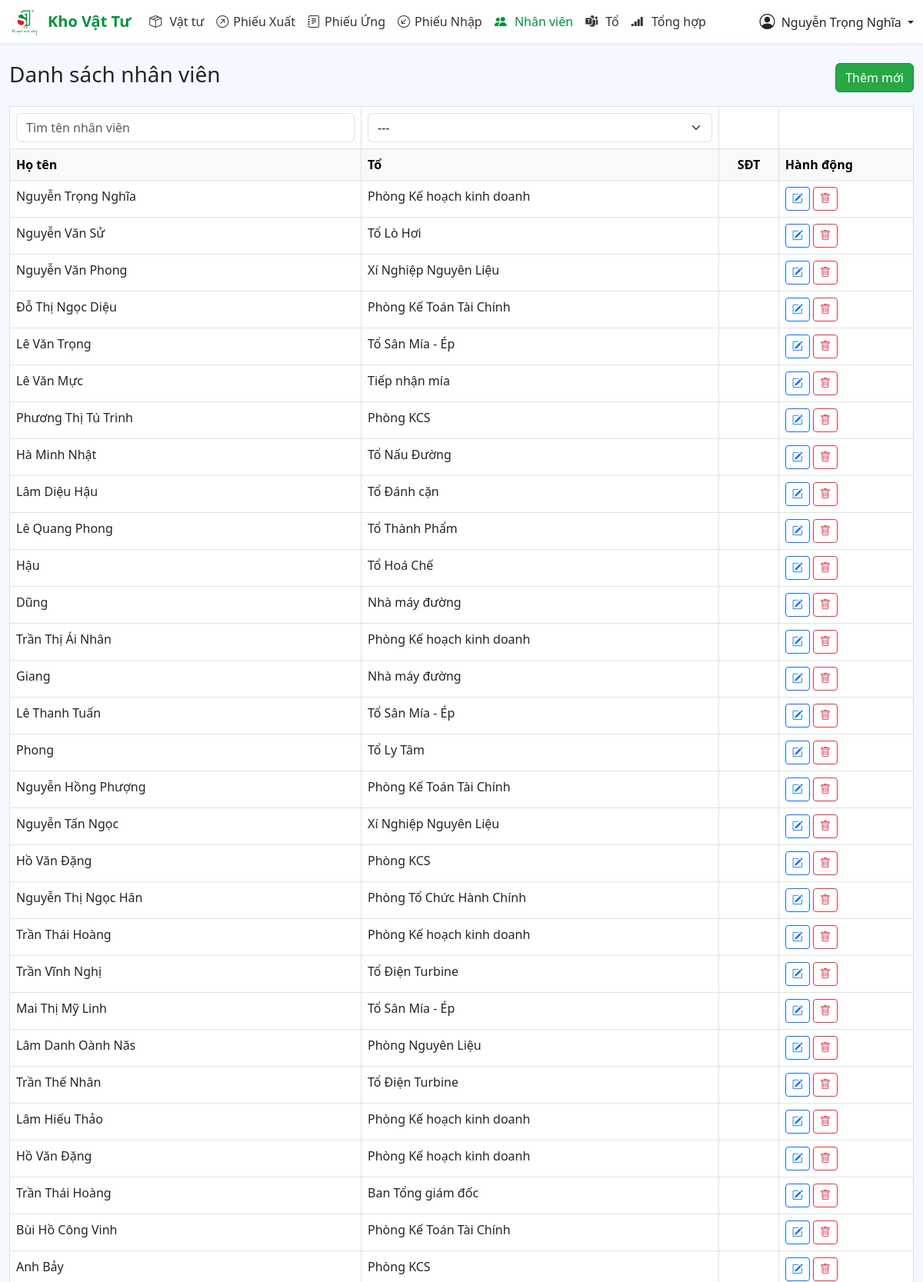
The page /?v=nhanvien (signed in, upper part) on the database its author committed.
### tables this page shows
CREATE TABLE `nhanvien` (
  `id` int(11) NOT NULL,
  `id_to` int(11) NOT NULL,
  `hoten` varchar(500) NOT NULL,
  `sdt` varchar(20) DEFAULT NULL
);

CREATE TABLE `to_nhanvien` (
  `id` int(11) NOT NULL,
  `tento` varchar(500) NOT NULL
);

### model/ham.php (called while the page is built, shortened)
<?php
    function getNameTo($conn, $id){
        $sql = "SELECT tento FROM to_nhanvien JOIN nhanvien ON to_nhanvien.id = nhanvien.id_to WHERE nhanvien.id = $id";
        $result = mysqli_fetch_array(mysqli_query($conn, $sql));
        return $result['tento'];
    }
?>

### view/nhanvien.php (the view, shortened to what this page needs)
<div class="d-flex flex-wrap justify-content-between align-items-center mb-3 d-none d-md-flex">
    <h3>Danh sách nhân viên</h3>
    <?php if ($_SESSION['quyen'] == 1) {
        ?>
    <a href="#" class="btn_add btn btn-success">Thêm mới</a>
    <?php } ?>
</div>
<div class="table-responsive">
    <table class="table table-bordered ">
        <thead>
            <tr>
                <th class="d-none d-md-table-cell"><input type="text" placeholder="Tìm tên nhân viên" id="tim_tennv" class="form-control"></th>
                <th>
                    <select id="tim_tonv" class="form-select">
                        <option value="0"> --- </option>
                    </select>
                </th>
                <th class="text-center"></th>
                <th></th>
            </tr>
        </thead>
        <thead class="table-light">
            <tr>
                <th>Họ tên</th>
                <th>Tổ</th>
                <th class="text-center">SĐT</th>
                <th>Hành động</th>
            </tr>
        </thead>
        <tbody id="bang_nv">
            <?php
            $sql = "SELECT * FROM nhanvien ORDER BY id DESC";
            $result = mysqli_query($conn, $sql);
            while ($row = mysqli_fetch_assoc($result)) {
            ?>
                <tr data-id="<?php echo $row['id'] ?>">
                    <td><?php echo $row['hoten'] ?></td>
                    <td class="d-none d-md-table-cell"><?php echo getNameTo($conn, $row['id']) ?></td>
                    <td class="d-none d-md-table-cell"><?php echo $row['sdt'] ?></td>
                    <td class="text-nowrap">
                        <?php
                        if ($_SESSION['quyen'] ==  1) {
                        ?>
                            <button data-id="<?php echo $row['id']; ?>" class="btn_edit_nv btn btn-sm btn-outline-primary" title="Chi tiết">
                                <i class="bi bi-pencil-square"></i>
                            </button>
                            <button data-id="<?php echo $row['id'] ?>" class="btn_remove btn btn-sm btn-outline-danger" title="Xóa">
                                <i class="bi bi-trash"></i>
                            </button>
                        <?php }
                        ?>
                    </td>
                </tr>
            <?php
            }
            ?>
        </tbody>
    </table>
</div>

### view/header.php (style rules this page uses)
body { background-color: #f5f9ff; }
.btn-success { background-color: #28a745; }

### view/nhanvien.php (style rules this page uses)
body { background-color: #f5f9ff; }

### rows shown on the page
nhanvien: hoten "Nguyễn Trọng Nghĩa", id.tento "Phòng Kế hoạch kinh doanh"
nhanvien: hoten "Nguyễn Văn Sử", id.tento "Tổ Lò Hơi"
nhanvien: hoten "Nguyễn Văn Phong", id.tento "Xí Nghiệp Nguyên Liệu"
nhanvien: hoten "Đỗ Thị Ngọc Diệu", id.tento "Phòng Kế Toán Tài Chính"
nhanvien: hoten "Lê Văn Trọng", id.tento "Tổ Sân Mía - Ép"
nhanvien: hoten "Lê Văn Mực", id.tento "Tiếp nhận mía"
nhanvien: hoten "Phương Thị Tú Trinh", id.tento "Phòng KCS"
nhanvien: hoten "Hà Minh Nhật", id.tento "Tổ Nấu Đường"
nhanvien: hoten "Lâm Diệu Hậu", id.tento "Tổ Đánh cặn"
nhanvien: hoten "Lê Quang Phong", id.tento "Tổ Thành Phẩm"
nhanvien: hoten "Hậu", id.tento "Tổ Hoá Chế"
nhanvien: hoten "Dũng", id.tento "Nhà máy đường"
nhanvien: hoten "Trần Thị Ái Nhân", id.tento "Phòng Kế hoạch kinh doanh"
nhanvien: hoten "Giang", id.tento "Nhà máy đường"
nhanvien: hoten "Lê Thanh Tuấn", id.tento "Tổ Sân Mía - Ép"
nhanvien: hoten "Phong", id.tento "Tổ Ly Tâm"
nhanvien: hoten "Nguyễn Hồng Phượng", id.tento "Phòng Kế Toán Tài Chính"
nhanvien: hoten "Nguyễn Tấn Ngọc", id.tento "Xí Nghiệp Nguyên Liệu"
nhanvien: hoten "Hồ Văn Đặng", id.tento "Phòng KCS"
nhanvien: hoten "Nguyễn Thị Ngọc Hân", id.tento "Phòng Tổ Chức Hành Chính"
nhanvien: hoten "Trần Thái Hoàng", id.tento "Phòng Kế hoạch kinh doanh"
nhanvien: hoten "Trần Vĩnh Nghị", id.tento "Tổ Điện Turbine"
nhanvien: hoten "Mai Thị Mỹ Linh", id.tento "Tổ Sân Mía - Ép"
nhanvien: hoten "Lâm Danh Oành Năs", id.tento "Phòng Nguyên Liệu"
nhanvien: hoten "Trần Thế Nhân", id.tento "Tổ Điện Turbine"
nhanvien: hoten "Lâm Hiếu Thảo", id.tento "Phòng Kế hoạch kinh doanh"
nhanvien: hoten "Hồ Văn Đặng", id.tento "Phòng Kế hoạch kinh doanh"
nhanvien: hoten "Trần Thái Hoàng", id.tento "Ban Tổng giám đốc"
nhanvien: hoten "Bùi Hồ Công Vinh", id.tento "Phòng Kế Toán Tài Chính"
nhanvien: hoten "Anh Bảy", id.tento "Phòng KCS"

### other values the page prints
$_SESSION['hoten'] "Nguyễn Trọng Nghĩa"
